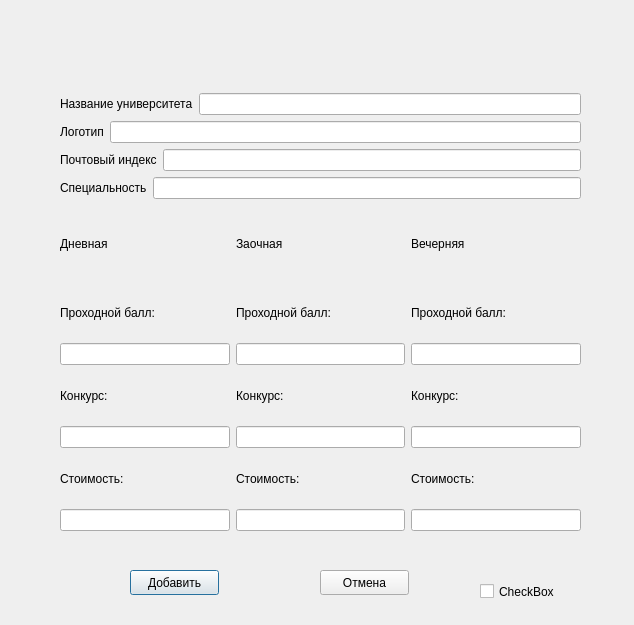
<?xml version="1.0" encoding="UTF-8"?>
<ui version="4.0">
 <class>Dialog</class>
 <widget class="QDialog" name="Dialog">
  <property name="geometry">
   <rect>
    <x>0</x>
    <y>0</y>
    <width>634</width>
    <height>625</height>
   </rect>
  </property>
  <property name="windowTitle">
   <string>Dialog</string>
  </property>
  <widget class="QWidget" name="verticalLayoutWidget">
   <property name="geometry">
    <rect>
     <x>60</x>
     <y>10</y>
     <width>521</width>
     <height>521</height>
    </rect>
   </property>
   <layout class="QVBoxLayout" name="verticalLayout">
    <item>
     <widget class="QLabel" name="label">
      <property name="text">
       <string/>
      </property>
     </widget>
    </item>
    <item>
     <layout class="QHBoxLayout" name="horizontalLayout">
      <item>
       <widget class="QLabel" name="label_2">
        <property name="text">
         <string>Название университета</string>
        </property>
       </widget>
      </item>
      <item>
       <widget class="QLineEdit" name="le_university_name"/>
      </item>
     </layout>
    </item>
    <item>
     <layout class="QHBoxLayout" name="horizontalLayout_4">
      <item>
       <widget class="QLabel" name="label_5">
        <property name="text">
         <string>Логотип</string>
        </property>
       </widget>
      </item>
      <item>
       <widget class="QLineEdit" name="le_university_logo"/>
      </item>
     </layout>
    </item>
    <item>
     <layout class="QHBoxLayout" name="horizontalLayout_3">
      <item>
       <widget class="QLabel" name="label_4">
        <property name="text">
         <string>Почтовый индекс</string>
        </property>
       </widget>
      </item>
      <item>
       <widget class="QLineEdit" name="university_index"/>
      </item>
     </layout>
    </item>
    <item>
     <layout class="QHBoxLayout" name="horizontalLayout_2">
      <item>
       <widget class="QLabel" name="label_3">
        <property name="text">
         <string>Специальность</string>
        </property>
       </widget>
      </item>
      <item>
       <widget class="QLineEdit" name="specialization"/>
      </item>
     </layout>
    </item>
    <item>
     <layout class="QHBoxLayout" name="horizontalLayout_8">
      <item>
       <widget class="QLabel" name="label_9">
        <property name="text">
         <string>Дневная</string>
        </property>
       </widget>
      </item>
      <item>
       <widget class="QLabel" name="label_10">
        <property name="text">
         <string>Заочная</string>
        </property>
       </widget>
      </item>
      <item>
       <widget class="QLabel" name="label_11">
        <property name="text">
         <string>Вечерняя</string>
        </property>
       </widget>
      </item>
     </layout>
    </item>
    <item>
     <layout class="QHBoxLayout" name="horizontalLayout_11">
      <item>
       <layout class="QVBoxLayout" name="verticalLayout_3">
        <item>
         <widget class="QLabel" name="label_13">
          <property name="text">
           <string>Проходной балл:</string>
          </property>
         </widget>
        </item>
        <item>
         <widget class="QLineEdit" name="d_ball"/>
        </item>
       </layout>
      </item>
      <item>
       <layout class="QVBoxLayout" name="verticalLayout_6">
        <item>
         <widget class="QLabel" name="label_16">
          <property name="text">
           <string>Проходной балл:</string>
          </property>
         </widget>
        </item>
        <item>
         <widget class="QLineEdit" name="z_ball"/>
        </item>
       </layout>
      </item>
      <item>
       <layout class="QVBoxLayout" name="verticalLayout_7">
        <item>
         <widget class="QLabel" name="label_17">
          <property name="text">
           <string>Проходной балл:</string>
          </property>
         </widget>
        </item>
        <item>
         <widget class="QLineEdit" name="lineEdit_13"/>
        </item>
       </layout>
      </item>
     </layout>
    </item>
    <item>
     <layout class="QHBoxLayout" name="horizontalLayout_12">
      <item>
       <layout class="QVBoxLayout" name="verticalLayout_8">
        <item>
         <widget class="QLabel" name="label_18">
          <property name="text">
           <string>Конкурс:</string>
          </property>
         </widget>
        </item>
        <item>
         <widget class="QLineEdit" name="d_contest"/>
        </item>
       </layout>
      </item>
      <item>
       <layout class="QVBoxLayout" name="verticalLayout_9">
        <item>
         <widget class="QLabel" name="label_19">
          <property name="text">
           <string>Конкурс:</string>
          </property>
         </widget>
        </item>
        <item>
         <widget class="QLineEdit" name="z_contest"/>
        </item>
       </layout>
      </item>
      <item>
       <layout class="QVBoxLayout" name="verticalLayout_10">
        <item>
         <widget class="QLabel" name="label_20">
          <property name="text">
           <string>Конкурс:</string>
          </property>
         </widget>
        </item>
        <item>
         <widget class="QLineEdit" name="v_contest"/>
        </item>
       </layout>
      </item>
     </layout>
    </item>
    <item>
     <layout class="QHBoxLayout" name="horizontalLayout_10">
      <item>
       <layout class="QVBoxLayout" name="verticalLayout_2">
        <item>
         <widget class="QLabel" name="label_12">
          <property name="text">
           <string>Стоимость:</string>
          </property>
         </widget>
        </item>
        <item>
         <widget class="QLineEdit" name="d_cost"/>
        </item>
       </layout>
      </item>
      <item>
       <layout class="QVBoxLayout" name="verticalLayout_4">
        <item>
         <widget class="QLabel" name="label_14">
          <property name="text">
           <string>Стоимость:</string>
          </property>
         </widget>
        </item>
        <item>
         <widget class="QLineEdit" name="z_cost"/>
        </item>
       </layout>
      </item>
      <item>
       <layout class="QVBoxLayout" name="verticalLayout_5">
        <item>
         <widget class="QLabel" name="label_15">
          <property name="text">
           <string>Стоимость:</string>
          </property>
         </widget>
        </item>
        <item>
         <widget class="QLineEdit" name="v_cost"/>
        </item>
       </layout>
      </item>
     </layout>
    </item>
   </layout>
  </widget>
  <widget class="QPushButton" name="pb_add">
   <property name="geometry">
    <rect>
     <x>130</x>
     <y>570</y>
     <width>89</width>
     <height>25</height>
    </rect>
   </property>
   <property name="text">
    <string>Добавить</string>
   </property>
  </widget>
  <widget class="QPushButton" name="pb_cancel">
   <property name="geometry">
    <rect>
     <x>320</x>
     <y>570</y>
     <width>89</width>
     <height>25</height>
    </rect>
   </property>
   <property name="text">
    <string>Отмена</string>
   </property>
  </widget>
  <widget class="QCheckBox" name="checkBox">
   <property name="geometry">
    <rect>
     <x>480</x>
     <y>580</y>
     <width>92</width>
     <height>23</height>
    </rect>
   </property>
   <property name="text">
    <string>CheckBox</string>
   </property>
  </widget>
 </widget>
 <resources/>
 <connections/>
</ui>
